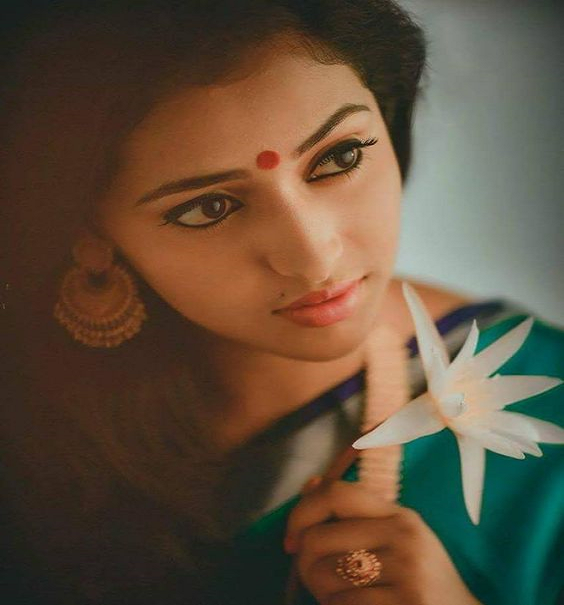
#> input picture ashakrishna_2.png, 564 x 605 px, found by its file name
$ jupyter execute Image_Processing.ipynb
#> lines starting #> are read from the running program, lines starting #| are printed output that depends on the picture; after the words box and inside, x2 and y2 are one past the last pixel; in counts of white or black regions, pixels touching at a corner belong together
# Image Processing

** Here we will learn how to implement Pillow library to do image processing which will help in Image Augmentation

[cell 1]
from PIL import Image
import numpy as np

** Fetching Image

[cell 2]
image_path=r'/content/ashakrishna_2.png'

** To read Image using PIL

[cell 3]
def read_image(image_path):
#> called with image_path = '/content/ashakrishna_2.png'
    try:
        image=Image.open(image_path)
#> image is the input picture: PIL image 564x605 RGBA; mean R, G, B, A 95.7, 79.1, 60.5, 255
        return image
    except Exception as e:
        print(e)

[cell 4]
image=read_image(image_path)

[cell 5]
image  # image taken from wikipedia

** In order to process the image we have to converting image into array

[cell 6]
img_array=np.array(image)

[cell 7]
print(img_array)
#> (printed output is left out)

** to check image size

[cell 8]
def get_image_res(image):
    return (image.size)

[cell 9]
print(get_image_res(image))
#| (564, 605)

#### Image resize

[cell 10]
def resize_image(image,h,w):
#> called with h = 300, w = 300
    resized_image=image.resize((h,w))
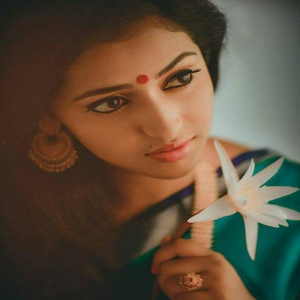
#> resized_image: PIL image 300x300 RGBA; mean R, G, B, A 95.7, 79.1, 60.5, 255
    return resized_image

[cell 11]
re=resize_image(image,300,300)

[cell 12]
print(get_image_res(re))
#| (300, 300)

[cell 13]
re

#### Image Crop

[cell 14]
def crop(image,left,top,right,bottom):
#> called with left = 100, top = 200, right = 250, bottom = 350
    cropped=image.crop((left,top,right,bottom))
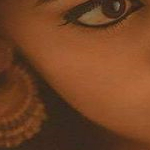
#> cropped: PIL image 150x150 RGBA; mean R, G, B, A 116.3, 67.1, 36.1, 255
    return cropped

[cell 15]
cropped=crop(image,100,200,250,350)

[cell 16]
cropped.size
#> Out = (150, 150)

[cell 17]
cropped

#### Center Crop

[cell 18]
def center_image(image):
    width,height=image.size
#> width = 564; height = 605
    left=width/4
#> left = 141
    top=height/4
#> top = 151.2
    right=3*width/4
#> right = 423
    bottom=3*height/4
#> bottom = 453.8
    return ((left,top,right,bottom))

[cell 19]
center=center_image(image)
#> center = (141, 151.2, 423, 453.8)
print(center)
#| (141.0, 151.25, 423.0, 453.75)

[cell 20]
left,top,right,bottom=center
#> left = 141; top = 151.2; right = 423; bottom = 453.8
center_cropped=crop(image,left,top,right,bottom)
#> call 2 of crop, with left = 141, top = 151.2, right = 423, bottom = 453.8
#> in crop (call 2), `cropped=image.crop((left,top,right,bottom))`:
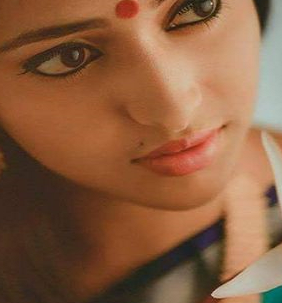
#> cropped: PIL image 282x303 RGBA; mean R, G, B, A 139.3, 94.8, 64.7, 255

[cell 21]
center_cropped.size
#> Out = (282, 303)

[cell 22]
center_cropped

#### Image Rotating

[cell 23]
def rotate_image(re,angle):
#> called with angle = 30
    return re.rotate(angle)
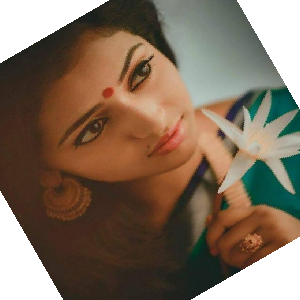
#> returned value: PIL image 300x300 RGBA; mean R, G, B, A 88.3, 69.7, 52.2, 215.6; transparent parts drawn white

[cell 24]
rot_30=rotate_image(re,30)
rot_30

[cell 25]
rot_60=rotate_image(re,60)
#> call 2 of rotate_image, with angle = 60
#> in rotate_image (call 2), `return re.rotate(angle)`:
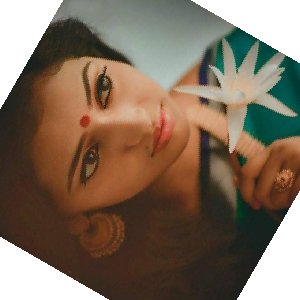
#> returned value: PIL image 300x300 RGBA; mean R, G, B, A 87.5, 69.6, 52.4, 215.6; transparent parts drawn white
rot_60

[cell 26]
print(img_array.shape)
#| (605, 564, 4)

#### Grayscale image

[cell 27]
def convert_to_grayscale(image):
    grayscale=image.convert("L")
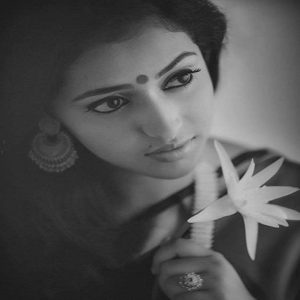
#> grayscale: PIL image 300x300 L; min 24, max 195, mean 81.9
    return grayscale

[cell 28]
grayscale=convert_to_grayscale(re)

[cell 29]
grayscale

#### Binary image

[cell 30]
def get_binary_image(image,threshold):
#> called with threshold = 100
    grayscale=convert_to_grayscale(re)
    arr=np.array(grayscale)
    for i in range(0,len(arr)):
        for j in range(0,len(arr[i])):
            if arr[i][j]>=threshold:
                arr[i][j]=255
            else:
                arr[i][j]=0
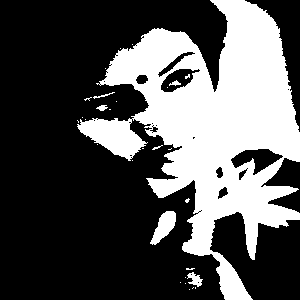
#> arr: shape (300, 300); 32.8% white; 30 white regions (24 under 20 px), largest, box (x1, y1, x2, y2) and area: (77, 0, 300, 300) 28689, (150, 211, 176, 245) 462, (187, 272, 203, 287) 127, (96, 105, 108, 111) 44, (93, 92, 115, 99) 37, (169, 80, 181, 86) 36
    return arr
